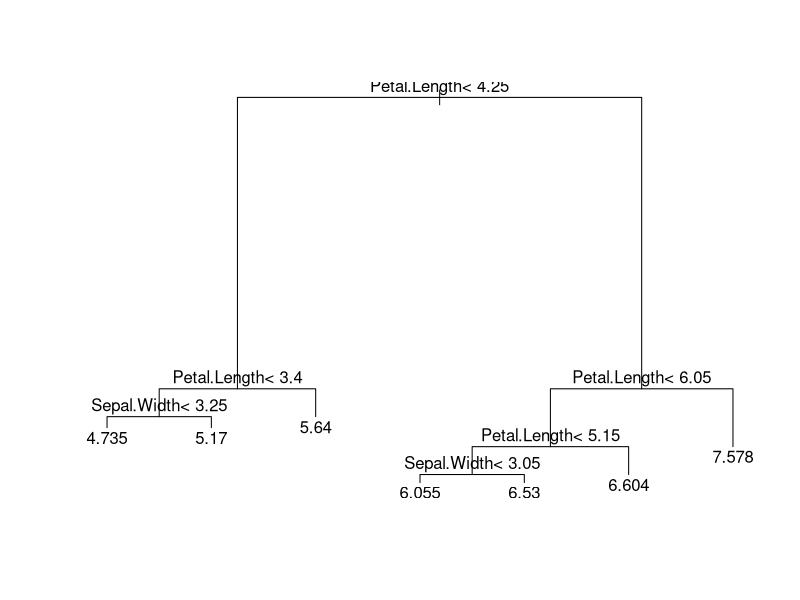

Generate this figure with R:
## ---- chunk 1
library(rpart)
library(forecast)
## ---- chunk 2
iris
## ---- chunk 3
modelo = rpart(Sepal.Length ~ Sepal.Width + Petal.Length + Petal.Width + Species, data = iris)
modelo
summary(modelo)
## ---- chunk 4
# Executar com ctrl + shift + enter
plot(modelo)
text(modelo)
## ---- chunk 5
predicao = predict(modelo, iris)
head(predicao)
## ---- chunk 6
comparacao = cbind(predicao, iris$Sepal.Length, predicao - iris$Sepal.Length)
head(comparacao)
## ---- chunk 7
accuracy(predicao, iris$Sepal.Length)
